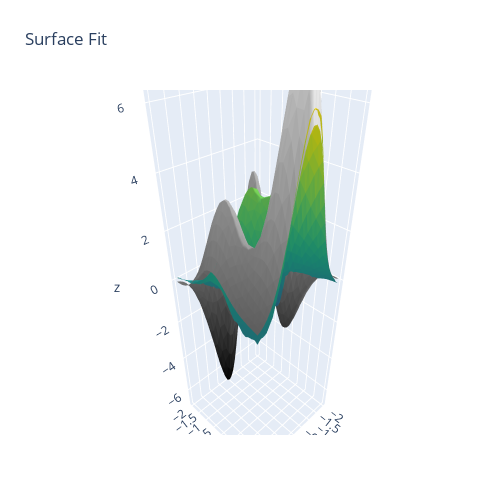

The notebook cell saved with this chart:
### Code cell
import pandas as pd
import numpy as np
import plotly.figure_factory as ff
from scipy.spatial import Delaunay
import plotly.graph_objs as go

df = pd.read_excel(f"1000_model_med.xlsx")
z_pred = df['Z_pred'].values
Z_pred = z_pred.reshape(-1, 1)
x = np.linspace(-2, 2, 32)
y = np.linspace(-2, 2, 32)
X, Y = np.meshgrid(x, y)
Z = 3*(1-X)**2 * np.exp(-(X**2) - (Y+1)**2) - 10*(X/5 - X**3 - Y**5) * np.exp(-X**2 - Y**2) - 1/3 * np.exp(-(X+1)**2 - Y**2)
points = np.column_stack((X.flatten(), Y.flatten()))
tri = Delaunay(points)
        
fig_original = ff.create_trisurf(x=X.flatten(), y=Y.flatten(), z=Z.flatten(), 
                                        simplices=tri.simplices, colormap='Greys',
                                        title='Surface Fit - Original Values')
fig_predicted = ff.create_trisurf(x=X.flatten(), y=Y.flatten(), z= Z_pred.flatten(), 
                                        simplices=tri.simplices, colormap='Viridis',
                                        title='Surface Fit - Predicted Values')
data = [fig_original.data[0], fig_predicted.data[0], ]
fig = go.Figure(data=data)
fig.update_layout(title='Surface Fit', autosize=False,
                  width=500, height=500,
                  margin=dict(l=65, r=50, b=65, t=90))
fig.show()

z_mse = df['Z']
z_pred_mse = df['Z_pred']
mse = np.mean((z_mse - z_pred_mse) ** 2)
print(f'MSE: {mse}')

### Figure 1 — Plotly figure (JSON) as saved in the notebook; plotly's stock layout.template omitted (floating-point values rounded to 4 significant figures; data arrays with more than 128 entries replaced by an {"elided": "..."} marker saying what was removed)
{"data": [{"facecolor": {"elided": "1922 str values"}, "i": {"elided": "1922 int values"}, "j": {"elided": "1922 int values"}, "k": {"elided": "1922 int values"}, "name": "", "type": "mesh3d", "x": {"elided": "1024 float values"}, "y": {"elided": "1024 float values"}, "z": {"elided": "1024 float values"}}, {"facecolor": {"elided": "1922 str values"}, "i": {"elided": "1922 int values"}, "j": {"elided": "1922 int values"}, "k": {"elided": "1922 int values"}, "name": "", "type": "mesh3d", "x": {"elided": "1024 float values"}, "y": {"elided": "1024 float values"}, "z": {"elided": "1024 float values"}}], "layout": {"autosize": false, "height": 500, "margin": {"b": 65, "l": 65, "r": 50, "t": 90}, "title": {"text": "Surface Fit"}, "width": 500}}
